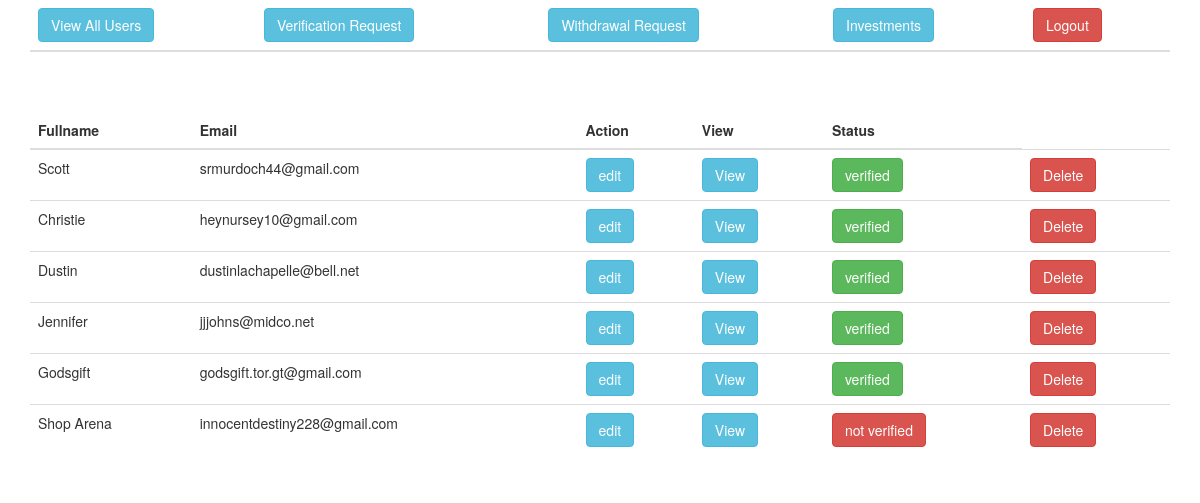
Page /Exfinance/User_area/html/user/user.php (signed in) on the committed database.
### tables this page shows
CREATE TABLE `users` (
  `id` int(11) NOT NULL,
  `firstname` varchar(225) NOT NULL,
  `lastname` text NOT NULL,
  `username` varchar(16) NOT NULL,
  `email` varchar(255) NOT NULL,
  `password` varchar(255) NOT NULL,
  `zipcode` varchar(225) NOT NULL,
  `phone` varchar(225) NOT NULL,
  `country` varchar(225) NOT NULL,
  `type` varchar(225) NOT NULL,
  `currency` varchar(255) NOT NULL,
  `verified` varchar(225) NOT NULL,
  `request` int(225) NOT NULL,
  `balance` decimal(20,2) NOT NULL,
  `invested` decimal(20,2) NOT NULL,
  `btc` decimal(20,2) NOT NULL,
  `compound` int(225) NOT NULL,
  `regdate` datetime NOT NULL
);

### Exfinance/User_area/html/user/user.php (the view, shortened to what this page needs)
<?php
include 'connection.php';
 $sqlusers = "SELECT * FROM users";
 $queryusers = mysqli_query($db_conx, $sqlusers);
 while ($row = mysqli_fetch_array($queryusers)) {
   if($row['verified'] != 'YES'){
  $verification = '<td><a class="btn btn-danger" href="#">not verified</a></td>';
  } else{
    $verification = '<td><a class="btn btn-success" href="#">verified</a></td>';
  }
  $users .= '<tr>
        <td>'.$row['firstname'].'</td>
        <td>'.$row['email'].'</td>
        <td><a class="btn btn-info" href="update.php?user='.$row['id'].'">edit</a></td>
         <td><a class="btn btn-info" href="viewverify.php?user='.$row['id'].'">View</a></td>
         '.$verification.'
          <td><a class="btn btn-danger" href="delete.php?user='.$row['id'].'">Delete</a></td>
      </tr> ';
 }
?>
<!DOCTYPE html>
<html lang="en">
<head>
  <link rel="stylesheet" href="https://maxcdn.bootstrapcdn.com/bootstrap/3.4.1/css/bootstrap.min.css">
</head>
<body>
<div class="container">
 <table class="table">
    <thead>
      <tr>
          <th> <a href="user.php" class="btn btn-info">View All Users</a></th>
        <th><a href="request.php" class="btn btn-info">Verification Request</a></th>
        <th><a href="adminwithdrawalrequest.php" class="btn btn-info">Withdrawal Request</a></th>
         <th><a href="investments.php" class="btn btn-info">Investments</a></th>
         <th><a href="https://coincheckings.com/Exfinance/index.php/logout.php" class="btn btn-danger">Logout</a></th>
      </tr>
    </thead>
  </table>
 <br> <br>
  <table class="table">
    <thead>
      <tr>
        <th>Fullname</th>
        <th>Email</th>
         <th>Action</th>
         <th>View</th>
         <th>Status</th>
      </tr>
    </thead>
    <tbody>
      <?php echo $users; ?>
    </tbody>
  </table>
</div>
</body>
</html>

### rows in the picture
users: firstname "Scott", email "srmurdoch44@gmail.com", verified "verified"
users: firstname "Christie", email "heynursey10@gmail.com", verified "verified"
users: firstname "Dustin", email "dustinlachapelle@bell.net", verified "verified"
users: firstname "Jennifer", email "jjjohns@midco.net", verified "verified"
users: firstname "Godsgift", email "godsgift.tor.gt@gmail.com", verified "verified"
users: firstname "Shop Arena", email "innocentdestiny228@gmail.com", verified "not verified"
